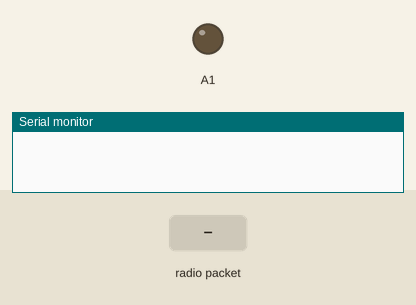
This sketch was run on a simulated Arduino Uno, built with avr-gcc and run on an emulated ATmega328P. Shown: output pins drawn as LEDs (lit = HIGH), the last lines printed to the serial monitor. Inputs (shaded band) come from the test bench. No radio packets arrive unless stated.

Above: at 1.2 s.
1.3 s: radio packet "1" arrives
At 1.7 s:
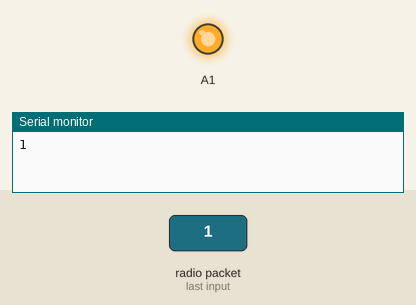
Timing chart, 0 to 4.3 s (numbered marks = the images above; inputs shaded):
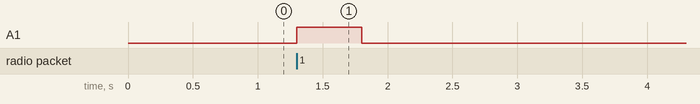

The sketch:

NRF24L01_RX.ino
```cpp
/*
*
*       Receiver Code
*
* Library: TMRh20/RF24, https://github.com/tmrh20/RF24/
*/

#include <SPI.h>
#include <nRF24L01.h>
#include <RF24.h>

RF24 radio(7, 8); // CE, CSN
const byte address[6] = "00001";
bool chipConnected;

void setup() {
  Serial.begin(9600);
  radio.begin();
  radio.openReadingPipe(0, address);
  radio.setPALevel(RF24_PA_MIN);
  radio.startListening();
}

void loop() {
  chipConnected = radio.isChipConnected();
  //Serial.println(chipConnected);
  if (radio.available()) {
    char text[32] = "";
    radio.read(&text, sizeof(text));
    Serial.println(text);
    analogWrite(A1, 150);
    delay(500);
  }
  analogWrite(A1, 0);
}
```

Measured:
- after the input at 1.3 s, A1: LOW → HIGH at once, → LOW 0.50 s later
